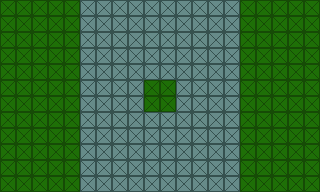

This game map was drawn from its Tiled (.tmx) file and the tilesets committed beside it. A one-line description and the full map source follow:
An orthogonal 20x12 tile map with 16x16 px tiles, 1 tile layer (Tile Layer 1).

<map version="1.10" tiledversion="1.11.0" orientation="orthogonal" renderorder="right-down" width="20" height="12" tilewidth="16" tileheight="16" infinite="0" nextlayerid="2" nextobjectid="1">
 <editorsettings>
  <export target="level_3_path.csv" format="csv" />
 </editorsettings>
 <tileset firstgid="1" source="../../tileset/Mind_the_Gap.tsx" />
 <layer id="1" name="Tile Layer 1" width="20" height="12">
  <data encoding="csv">
1,1,1,1,1,2,2,2,2,2,2,2,2,2,2,1,1,1,1,1,
1,1,1,1,1,2,2,2,2,2,2,2,2,2,2,1,1,1,1,1,
1,1,1,1,1,2,2,2,2,2,2,2,2,2,2,1,1,1,1,1,
1,1,1,1,1,2,2,2,2,2,2,2,2,2,2,1,1,1,1,1,
1,1,1,1,1,2,2,2,2,2,2,2,2,2,2,1,1,1,1,1,
1,1,1,1,1,2,2,2,2,1,1,2,2,2,2,1,1,1,1,1,
1,1,1,1,1,2,2,2,2,1,1,2,2,2,2,1,1,1,1,1,
1,1,1,1,1,2,2,2,2,2,2,2,2,2,2,1,1,1,1,1,
1,1,1,1,1,2,2,2,2,2,2,2,2,2,2,1,1,1,1,1,
1,1,1,1,1,2,2,2,2,2,2,2,2,2,2,1,1,1,1,1,
1,1,1,1,1,2,2,2,2,2,2,2,2,2,2,1,1,1,1,1,
1,1,1,1,1,2,2,2,2,2,2,2,2,2,2,1,1,1,1,1
</data>
 </layer>
</map>
